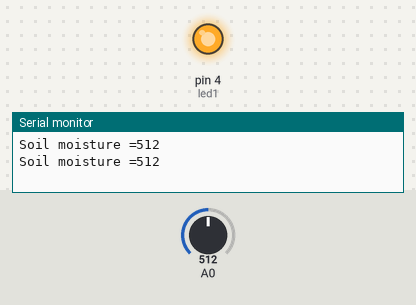
The sketch below on a simulated Arduino Uno, built with avr-gcc and run on an emulated ATmega328P. Parts: output pins drawn as LEDs (lit = HIGH), the last lines printed to the serial monitor. The test bench sets the inputs (shaded band); at power-on: A0 = 512.

Above: at 1.8 s.
1.9 s: A0 set to 892
3.4 s: A0 set to 919
At 4.6 s:
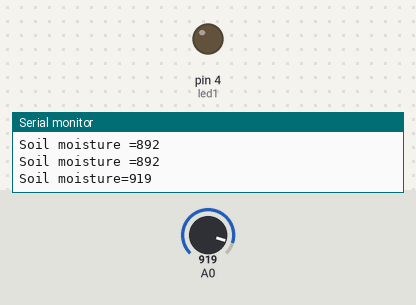
5.5 s: A0 set to 900
At 7.2 s:
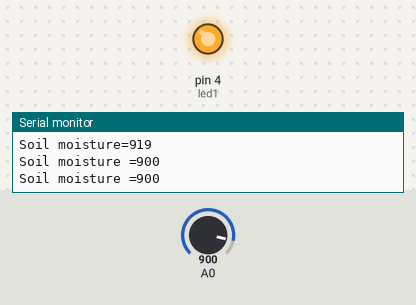
7.5 s: A0 set to 1023
At 8.9 s:
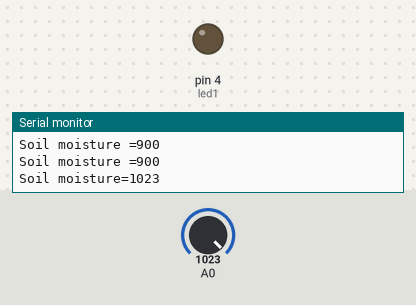
Timing chart, 0 to 10.5 s (numbered marks = the images above; inputs shaded):
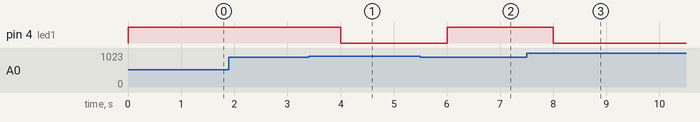

The sketch:

soil_sensor_led.ino
```cpp
int led1 = 4;

void setup() {
  // initialize serial communication at 9600 bits per second:
  pinMode(led1, OUTPUT);
  Serial.begin(9600);
}

String str = "";
void loop() {
  // read the input on analog pin 0:
  int sensorValue = analogRead(A0);

  if (sensorValue >= 100 && sensorValue <= 900) {
    //Serial.println(sensorValue);
    digitalWrite(led1, HIGH);
    str = "Soil moisture ";
    Serial.println(str + "="+sensorValue );
  }
  else {
    //Serial.println(sensorValue);
    digitalWrite(led1, LOW);
    str = "Soil moisture";
    Serial.println(str + "="+sensorValue);
  }
  delay(1000);
}
```

Measured:
- the behaviour switches between 900 and 901 on A0 (found by bisection; images 0 and 1)
- after the input at 3.4 s, pin 4 (led1): HIGH → LOW after 0.60 s
- after the input at 5.5 s, pin 4 (led1): LOW → HIGH after 0.50 s
- after the input at 7.5 s, pin 4 (led1): HIGH → LOW after 0.50 s
